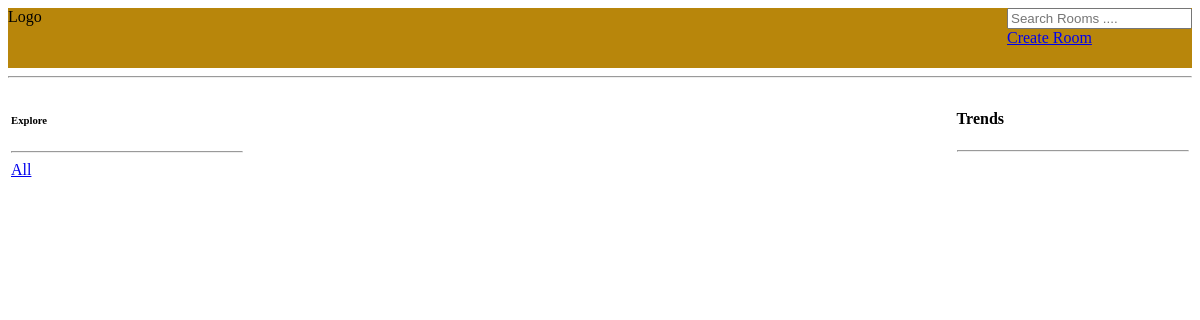
Page /?q=Python on the earlier database version.
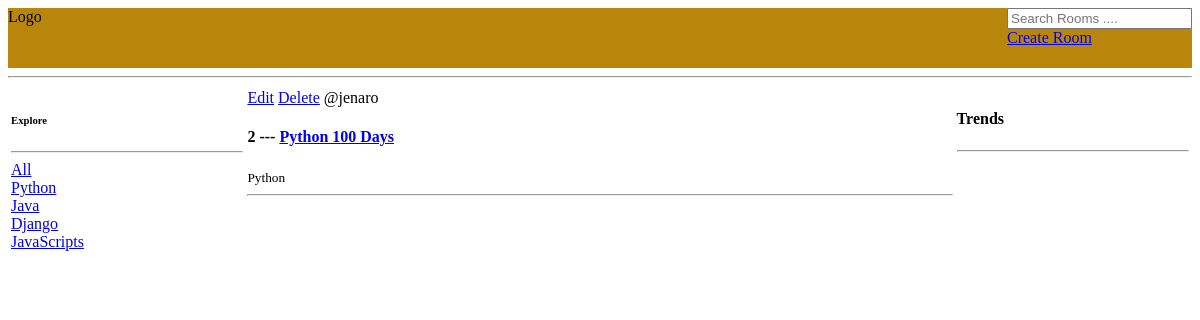
Same page on the later database version.
### baseApp/models.py (models this page shows, shortened)
class Topic(models.Model):
    name=models.CharField(max_length=200)

class Room(models.Model):
    host=models.ForeignKey(User, on_delete=models.SET_NULL, null=True)
    topic=models.ForeignKey(Topic, on_delete=models.SET_NULL, null=True)
    name=models.CharField(max_length=200)
    description=models.TextField(null=True, blank=True)
    updated=models.DateTimeField(auto_now=True)
    created=models.DateTimeField(auto_now_add=True)
    class Meta:
        ordering=['-updated', '-created']
    '''
    create string representation of the class(model)

    '''

### baseApp/views.py (the view)
# urls.py: path('', views.home, name="home"),
def home(request):
    q=request.GET.get('q') if request.GET.get('q')!=None else ''
    '''creating topic object .. get to query all columns from the Topic table
    '''
    topics=Topic.objects.all()
    '''Create model manager
    '''
    rooms=Room.objects.filter(topic__name__icontains=q)
    ''''''
    context ={'rooms':rooms, 'topics': topics}
    '''
    '''
    return render(request, "baseApp/home.html", context)

### baseApp/templates/baseApp/home.html (shortened to what this page needs)
{% extends "base.html" %}
{% block content %}
<div class="grid-container">
  <div class="grid-item">
    <h6>Explore</h6>
    <hr>
  <div>
    <a href="{% url 'home' %}">All</a>
   </div>
{% for topic in topics %}
   <div>
    <a href="{% url 'home' %}?q={{topic.name}}">{{ topic.name }}</a>
   </div>
{% endfor %}
  </div>
  <div class="grid-item">
<div>
    <div>
    {% for rooms in rooms %}
    <div>
    <a href="{% url 'update-room' rooms.id %}"> Edit</a>
    <a href="{% url 'delete-room' rooms.id %}"> Delete</a>
    <span>
    @{{rooms.host.username}}
    </span>
    <h4>{{rooms.id}}
    --- <a href="{% url 'room' rooms.id %}">{{rooms.name}}</a>
    </h4>
    <small>{{rooms.topic.name}}</small>
    <hr>
    </div>
    {% endfor %}
    </div>
    </div>
  </div>
  <div class="grid-item">
    <h4>Trends</h4>
    <hr>
  </div>
</div>
{% endblock %}

Differences in the rows shown:
added Topic: name "Python"
added Topic: name "Java"
added Topic: name "Django"
added Topic: name "JavaScripts"
now on this page (row edited): Room: host.username "jenaro", id "2", name "Python 100 Days", topic.name "Python"
